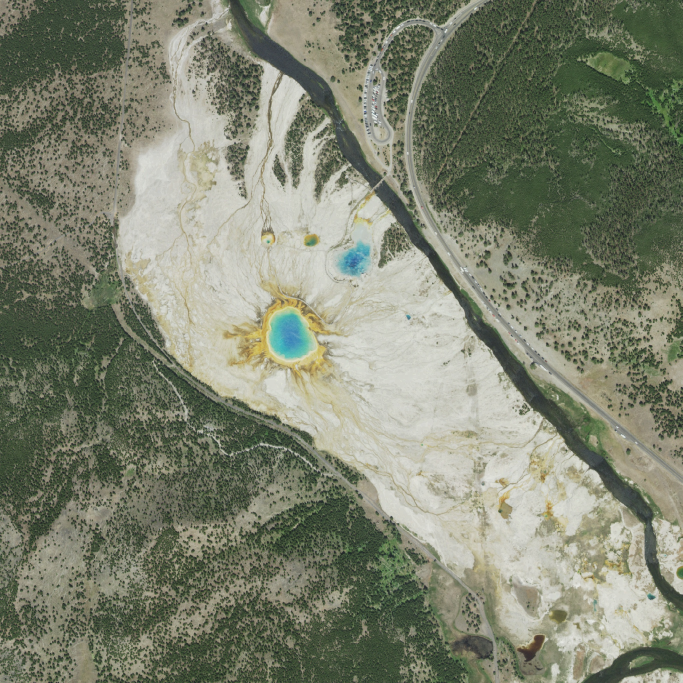
#> input picture yellowstone_midway/references/midway_orthophoto_detail.jpg, 2048 x 2048 px (shown at 1/3 size)
$ python prepare_ground_detail.py
#> lines starting #> are read from the running program, lines starting #| are printed output that depends on the picture
### yellowstone_python/yellowstone_python/common/io.py
"""File hashes, checked JSON reads, and atomic JSON writes."""
from __future__ import annotations

import hashlib
import json
import os
import tempfile
from pathlib import Path


def sha256_file(path: str | Path) -> str:
    """Return the SHA-256 digest of a file."""
    digest = hashlib.sha256()
    with Path(path).open("rb") as handle:
        for chunk in iter(lambda: handle.read(1 << 20), b""):
            digest.update(chunk)
    return digest.hexdigest()


# [11 lines left out: function load_json, not called in this run]


def write_json_atomic(path: str | Path, obj: object, *, indent: int = 1) -> Path:
    """Replace JSON atomically; preserve the destination if serialization fails."""
    path = Path(path)
    serialized = json.dumps(obj, indent=indent, sort_keys=True, allow_nan=False)
    path.parent.mkdir(parents=True, exist_ok=True)
    temporary = None
    try:
        with tempfile.NamedTemporaryFile(
                "w", encoding="utf-8", dir=path.parent, delete=False,
                prefix=f".{path.name}.", suffix=".tmp") as handle:
            temporary = Path(handle.name)
            handle.write(serialized + "\n")
            handle.flush()
            os.fsync(handle.fileno())
        os.replace(temporary, path)
        temporary = None
    finally:
        if temporary is not None:
            temporary.unlink(missing_ok=True)
    return path

### yellowstone_python/yellowstone_python/common/provenance.py
"""provenance: hashes, build ids, sidecars (provenance contract)."""
from __future__ import annotations

from yellowstone_python.common.io import sha256_file, write_json_atomic

import hashlib
import json
import os
import subprocess
import tempfile
from pathlib import Path

CONTRACT_VERSION = "0.1.0"
WORLD_ID = "yellowstone_midway"
FALLBACK_CODE_REV = "yellowstone_python-0.1.0"


def _sibling_world_root() -> Path:
    """yellowstone_midway checkout beside this repository, if present."""
    return Path(__file__).resolve().parents[2].parent / WORLD_ID


def default_world_root() -> Path:
    """Return $YELLOWSTONE_WORLD when set, otherwise the sibling checkout path."""
    return Path(os.environ.get("YELLOWSTONE_WORLD") or _sibling_world_root())


def _repo_root() -> Path:
    return Path(__file__).resolve().parents[3]


# [82 lines left out: functions resolve_code_rev, sha256_json, portable_identity_payload, build_id, write_sidecar, not called in this run]

### yellowstone_python/tools/prepare_ground_detail.py
"""Band-limited surface relief and mapped linear-light contrast."""
from __future__ import annotations

import argparse
from pathlib import Path

import numpy as np
from PIL import Image
from scipy.ndimage import gaussian_filter

from yellowstone_python.common.io import sha256_file, write_json_atomic
from yellowstone_python.common.provenance import default_world_root


def mineral_field(size: int = 1024, width_m: float = 4.0) -> tuple[np.ndarray, np.ndarray, dict]:
    """Return periodic metric height, spectral derivatives, and authored parameters."""
    if size < 64 or width_m <= 0:
        raise ValueError("surface grid requires size >= 64 and positive physical width")
    rng = np.random.default_rng(991)
    frequency = np.fft.fftfreq(size, d=width_m / size)
    kx, kz = np.meshgrid(frequency, frequency)
    radial = np.hypot(kx, kz)
    band = (radial >= 1 / 1.5) & (radial <= 1 / .02)
    spectrum = np.fft.fft2(rng.normal(size=(size, size)))
    spectrum *= np.where(band, np.maximum(radial, 1 / width_m) ** -1.7, 0)
    height = np.fft.ifft2(spectrum).real
    scale = .0045 / np.sqrt(np.mean(height ** 2))
    spectrum *= scale
    height *= scale
    derivatives = np.stack([np.fft.ifft2(spectrum * 2j * np.pi * k).real for k in (kx, kz)], axis=-1)
    parameters = {"evidence_class": "authored_display_parameter", "physical_width_m": width_m,
        "pixel_spacing_m": width_m / size, "height_rms_m": float(np.sqrt(np.mean(height ** 2))),
        "height_range_m": [float(height.min()), float(height.max())], "seed": 991,
        "hurst_exponent": .7, "psd_slope": -3.4, "wavelength_band_m": [.02, 1.5],
        "local_measurement_status": "unavailable", "uncertainty": "unknown"}
    return height, derivatives, parameters


def mapped_contrast(srgb: np.ndarray, spacing_m: float) -> np.ndarray:
    """Return bounded linear-light color ratios against a twelve-meter Gaussian mean."""
    if spacing_m <= 0 or srgb.ndim != 3 or srgb.shape[2] != 3:
        raise ValueError("mapped contrast requires RGB and positive spacing")
    linear = np.where(srgb <= .04045, srgb / 12.92, ((srgb + .055) / 1.055) ** 2.4)
    mean = gaussian_filter(linear, sigma=(12 / spacing_m, 12 / spacing_m, 0), mode="reflect")
    return np.clip(1 + 1.6 * (linear / np.maximum(mean, .025) - 1), .45, 1.7)


def prepare(world: Path) -> dict:
    """Write reproducible display maps and hash-bound provenance."""
    directory = world / "assets/textures"
    directory.mkdir(parents=True, exist_ok=True)
    height, derivatives, parameters = mineral_field()
    normal = -derivatives / np.sqrt(1 + np.sum(derivatives ** 2, axis=-1, keepdims=True))
    grain = np.clip(.5 + height / (.0045 * 6), 0, 1)
    roughness = np.clip(.86 + .14 * (grain - .5), 0, 1)
    packed = np.dstack([normal * .5 + .5, grain, roughness])
    Image.fromarray(np.uint8(np.clip(packed, 0, 1) * 255 + .5)).save(directory / "mineral_surface.png")
    source = world / "references/midway_orthophoto_detail.jpg"
    pixels = np.asarray(Image.open(source).convert("RGB"), dtype=np.float64) / 255
    ratio = mapped_contrast(pixels, 1280 / pixels.shape[1])
    encoded = ratio * .5
    encoded = np.where(encoded <= .0031308, 12.92 * encoded, 1.055 * encoded ** (1 / 2.4) - .055)
    Image.fromarray(np.uint8(np.clip(encoded, 0, 1) * 255 + .5)).save(directory / "mapped_surface_detail.png")
    report = {"schema": "yellowstone.ground_display_detail.v1", "mineral_surface": parameters,
        "mapped_detail": {"source": "references/midway_orthophoto_detail.jpg",
            "source_sha256": sha256_file(source), "pixel_spacing_m": 1280 / pixels.shape[1],
            "lowpass_sigma_m": 12, "contrast_gain": 1.6, "linear_ratio_range": [.45, 1.7],
            "ratio_encoding": "srgb_of_half_linear_ratio", "evidence_class": "derived_display_contrast",
            "subpixel_geographic_features": "none inferred"},
        "sources": ["https://www.usgs.gov/observatories/yvo/news/better-understanding-whats-under-your-feet-hydrothermal-areas-neutral",
            "https://developer.nvidia.com/gpugems/gpugems2/part-iii-high-quality-rendering/chapter-27-advanced-high-quality-filtering"],
        "artifacts": {name: sha256_file(directory / name) for name in
            ("mineral_surface.png", "mapped_surface_detail.png")}}
    write_json_atomic(directory / "ground_detail.json", report, indent=2)
    return report


def main() -> int:
    """Prepare the production surface maps."""
    parser = argparse.ArgumentParser()
    parser.add_argument("--world", type=Path, default=default_world_root())
    args = parser.parse_args()
    report = prepare(args.world)
#> in prepare, `Image.fromarray(np.uint8(np.clip(packed, 0, 1) * 255 + .5)).save(direc..`:
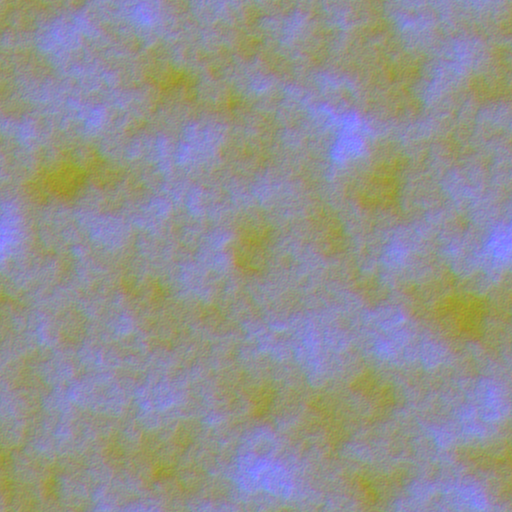
#> saved as mineral_surface.png: PIL image 1024x1024 RGBA (shown at 1/2 size); mean R, G, B, A 127.5, 127.5, 127.5, 219.3; transparent parts drawn white
#> in mapped_contrast, `linear = np.where(srgb <= .04045, srgb / 12.92, ((srgb + .055) / 1.055..`:
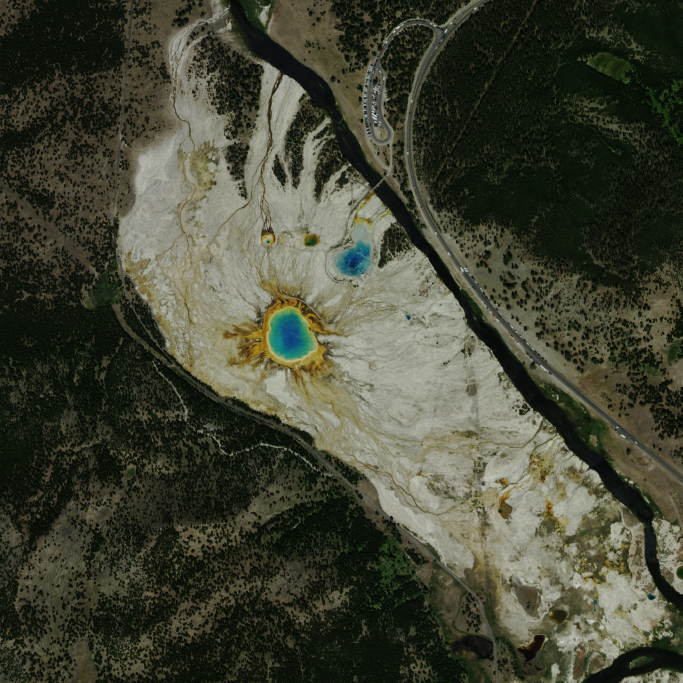
#> linear: shape (2048, 2048, 3) float64 (shown at 1/3 size); mean R, G, B 0.266, 0.274, 0.211
#> in mapped_contrast, `mean = gaussian_filter(linear, sigma=(12 / spacing_m, 12 / spacing_m, ..`:
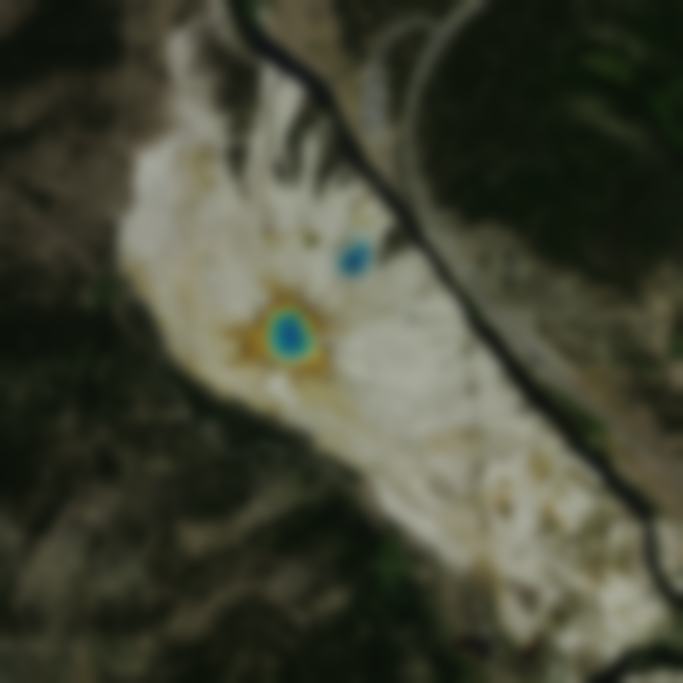
#> mean: shape (2048, 2048, 3) float64 (shown at 1/3 size); mean R, G, B 0.266, 0.274, 0.211
#> in mapped_contrast, `return np.clip(1 + 1.6 * (linear / np.maximum(mean, .025) - 1), .45, 1..`:
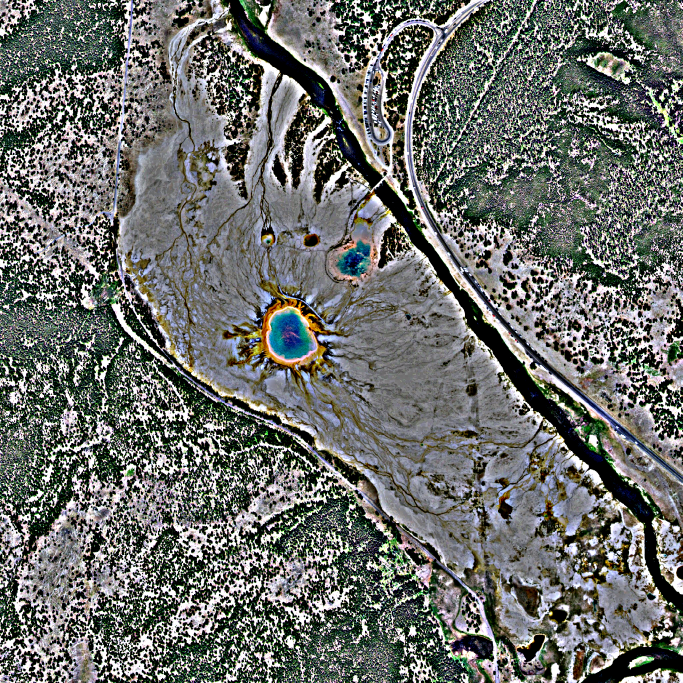
#> returned value: shape (2048, 2048, 3) float64 (shown at 1/3 size); mean of channels 0, 1, 2 0.976, 0.989, 0.971; drawn with min black and max white
#> in prepare, `encoded = ratio * .5`:
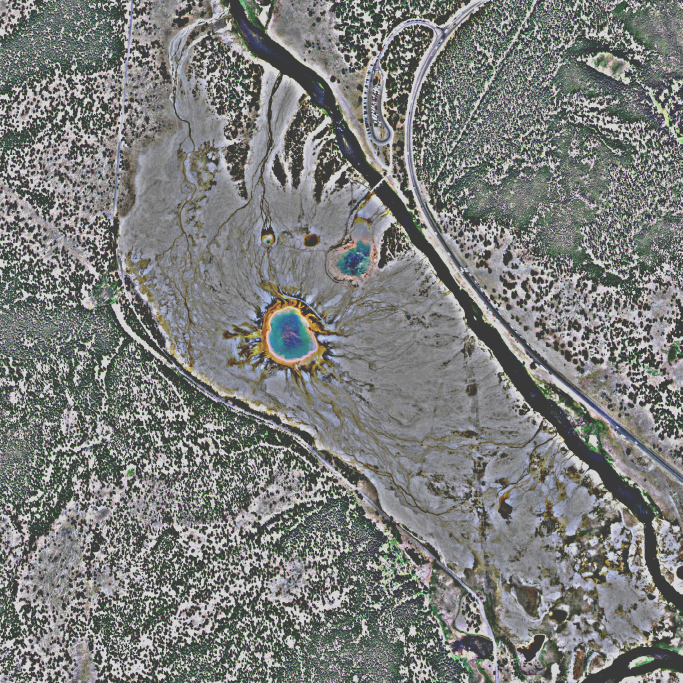
#> encoded: shape (2048, 2048, 3) float64 (shown at 1/3 size); mean R, G, B 0.488, 0.495, 0.485
#> in prepare, `encoded = np.where(encoded <= .0031308, 12.92 * encoded, 1.055 * encod..`:
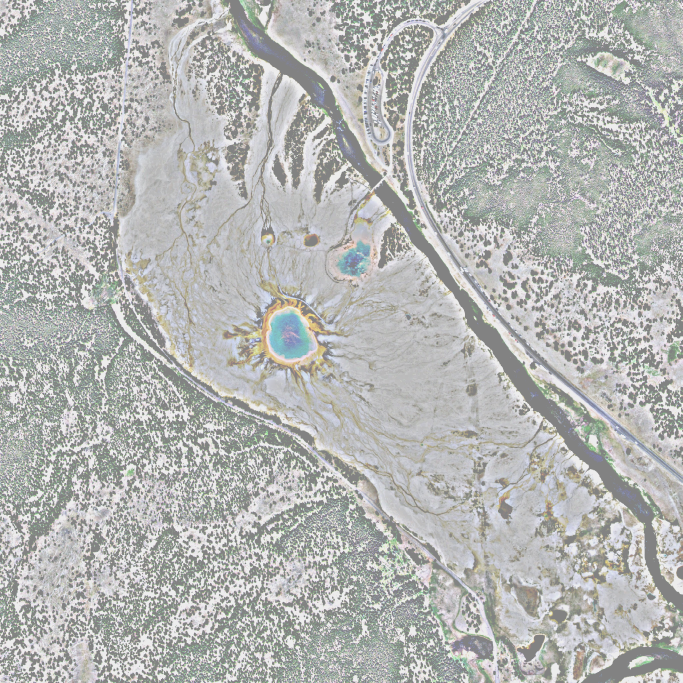
#> encoded: shape (2048, 2048, 3) float64 (shown at 1/3 size); mean R, G, B 0.707, 0.714, 0.705
    print("GROUND_DETAIL", report["artifacts"])
    return 0


if __name__ == "__main__":
#> (the run stopped early here; a loop or call above may not have finished)

$ run again, with yellowstone_midway/references/orthophoto.jpg copied over yellowstone_midway/references/midway_orthophoto_detail.jpg
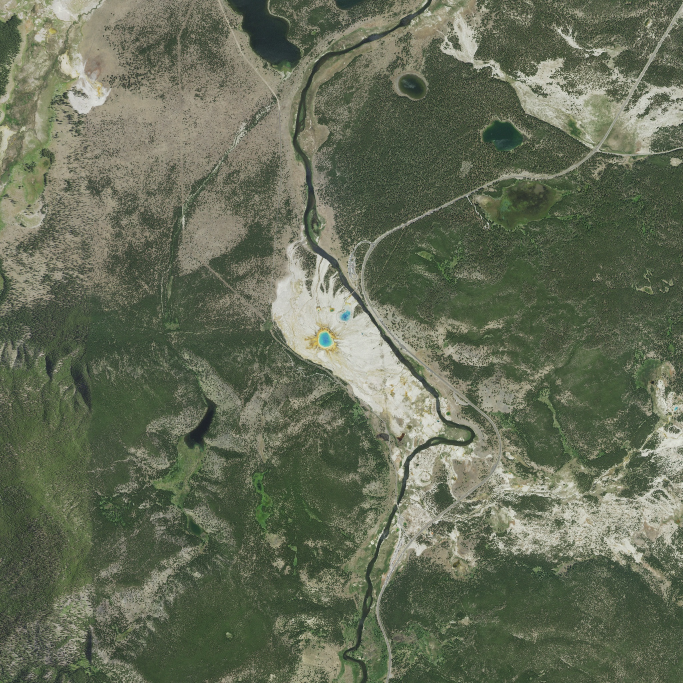
#> input picture yellowstone_midway/references/orthophoto.jpg, 2048 x 2048 px (shown at 1/3 size)
#> in mapped_contrast, `return np.clip(1 + 1.6 * (linear / np.maximum(mean, .025) - 1), .45, 1..`:
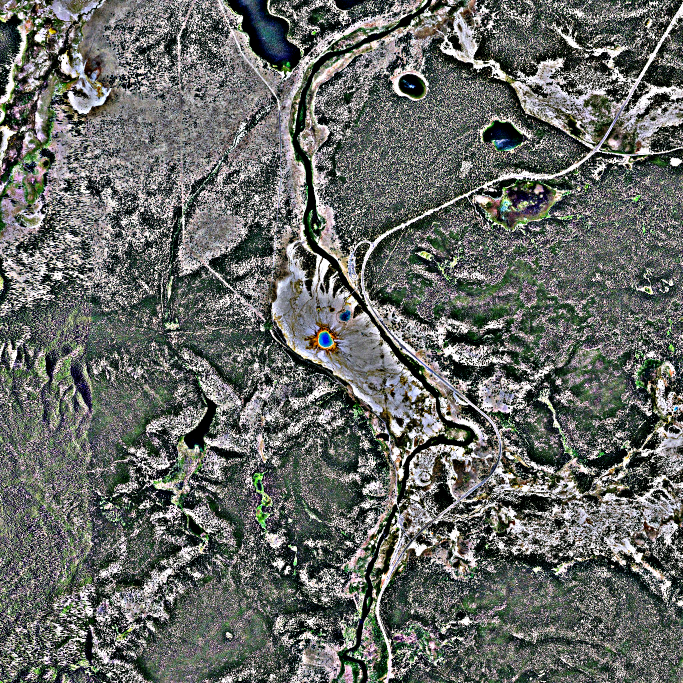
#> returned value: shape (2048, 2048, 3) float64 (shown at 1/3 size); mean of channels 0, 1, 2 0.952, 0.967, 0.947; drawn with min black and max white
#> in prepare, `encoded = np.where(encoded <= .0031308, 12.92 * encoded, 1.055 * encod..`:
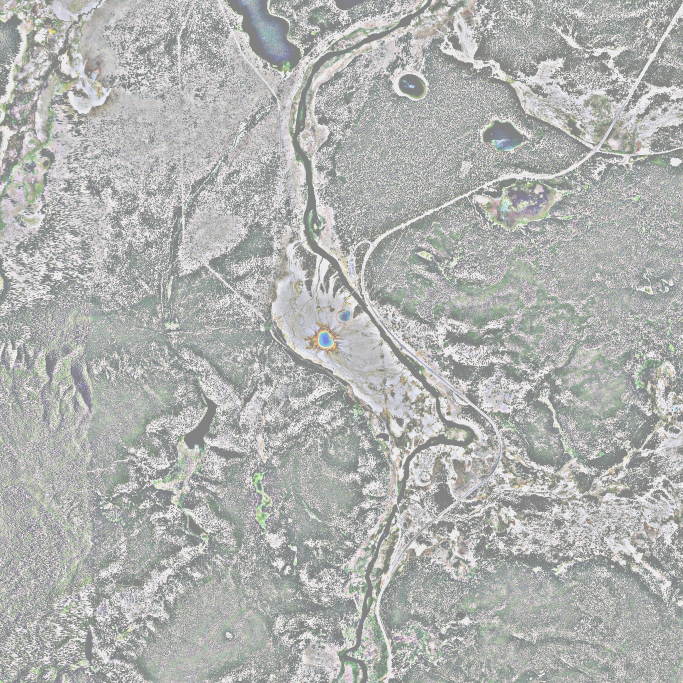
#> encoded: shape (2048, 2048, 3) float64 (shown at 1/3 size); mean R, G, B 0.694, 0.701, 0.692

$ run again, with yellowstone_midway/references/midway_outflow_reference.png saved as yellowstone_midway/references/midway_orthophoto_detail.jpg
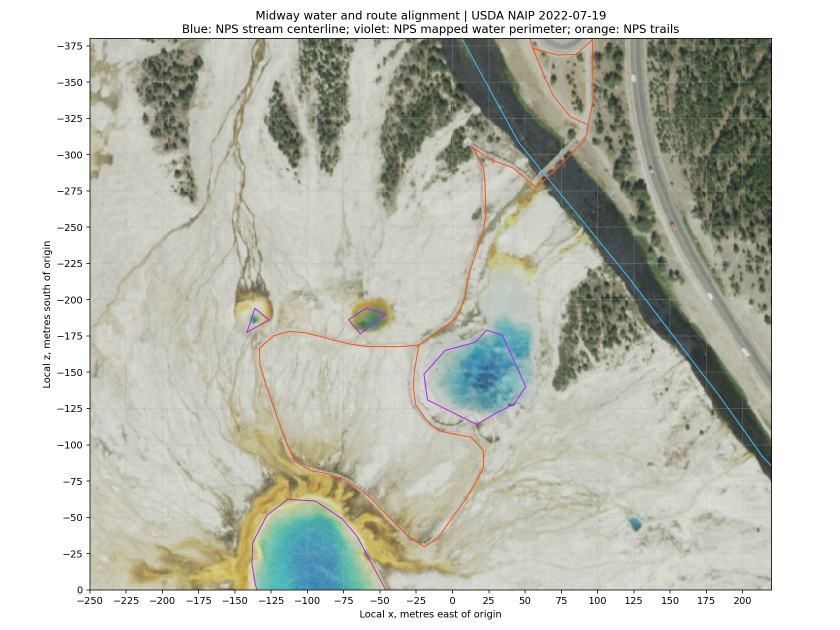
#> input picture yellowstone_midway/references/midway_outflow_reference.png, 1680 x 1260 px (shown at 1/2 size)
#> in mapped_contrast, `return np.clip(1 + 1.6 * (linear / np.maximum(mean, .025) - 1), .45, 1..`:
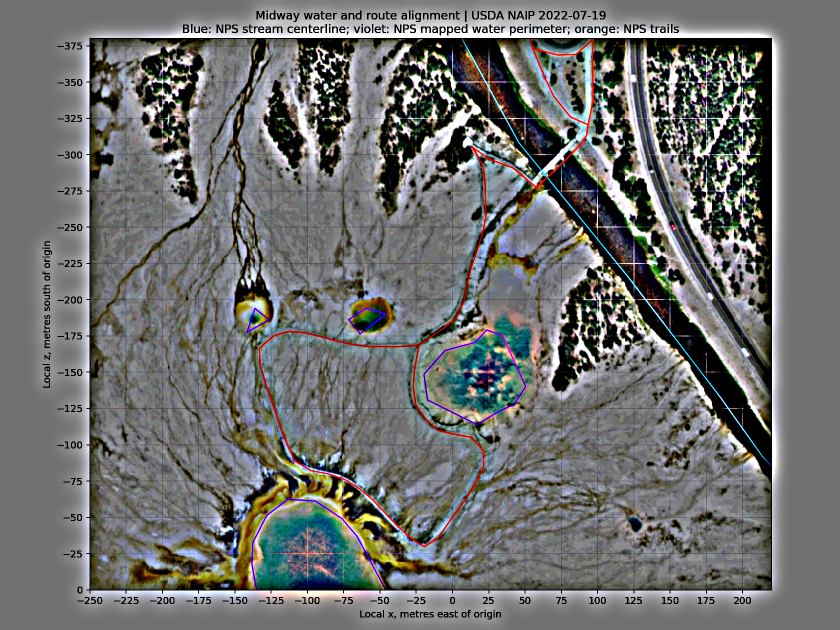
#> returned value: shape (1260, 1680, 3) float64 (shown at 1/2 size); mean of channels 0, 1, 2 0.994, 0.999, 0.991; drawn with min black and max white
#> in prepare, `encoded = np.where(encoded <= .0031308, 12.92 * encoded, 1.055 * encod..`:
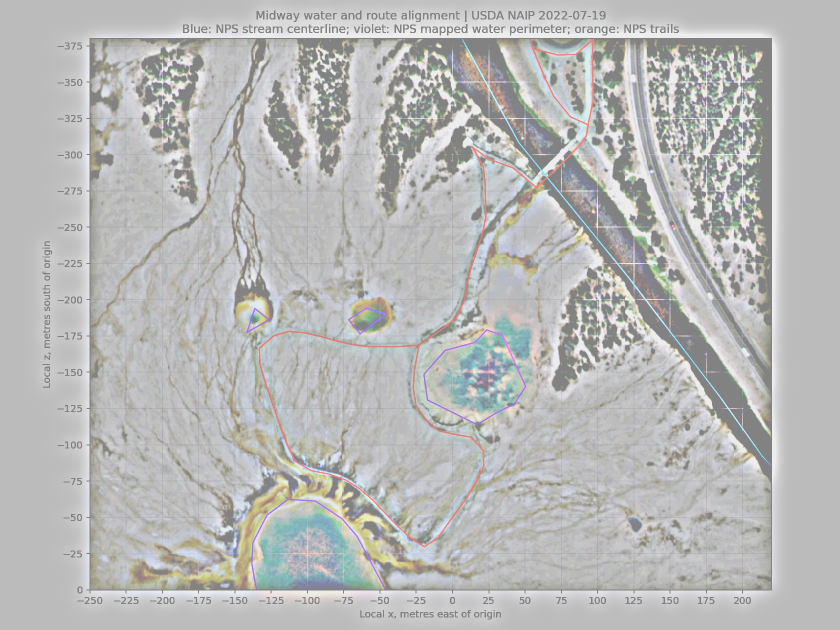
#> encoded: shape (1260, 1680, 3) float64 (shown at 1/2 size); mean R, G, B 0.724, 0.726, 0.722
